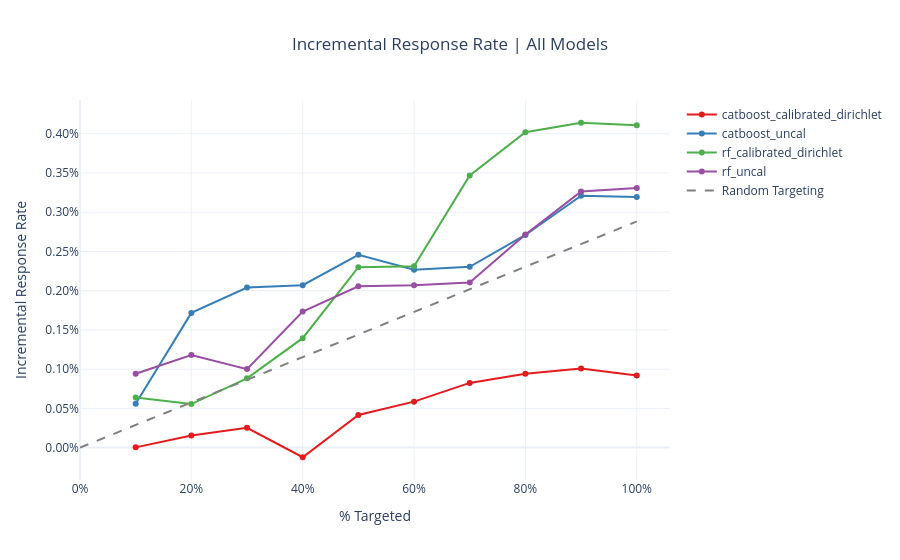

The cell this chart's notebook holds for it:
### Code cell
fig = plot_combined_incremental_response_rate(qini_bins_by_model)
fig.show()

### Figure 1 — Plotly figure (JSON) as saved in the notebook; plotly's stock layout.template omitted (floating-point values rounded to 4 significant figures)
{"data": [{"line": {"color": "rgb(228,26,28)"}, "mode": "lines+markers", "name": "catboost_calibrated_dirichlet", "type": "scatter", "x": [0.1, 0.2, 0.3, 0.4, 0.5, 0.6, 0.7, 0.8, 0.9, 1.0], "y": [3.282e-06, 0.0001542, 0.000252, -0.0001226, 0.0004153, 0.000586, 0.0008248, 0.0009407, 0.001007, 0.0009199]}, {"line": {"color": "rgb(55,126,184)"}, "mode": "lines+markers", "name": "catboost_uncal", "type": "scatter", "x": [0.1, 0.2, 0.3, 0.4, 0.5, 0.6, 0.7, 0.8, 0.9, 1.0], "y": [0.0005601, 0.001716, 0.00204, 0.002069, 0.002457, 0.002266, 0.002304, 0.00271, 0.00321, 0.003192]}, {"line": {"color": "rgb(77,175,74)"}, "mode": "lines+markers", "name": "rf_calibrated_dirichlet", "type": "scatter", "x": [0.1, 0.2, 0.3, 0.4, 0.5, 0.6, 0.7, 0.8, 0.9, 1.0], "y": [0.0006395, 0.0005547, 0.0008829, 0.001395, 0.002298, 0.002311, 0.003468, 0.004019, 0.004139, 0.004107]}, {"line": {"color": "rgb(152,78,163)"}, "mode": "lines+markers", "name": "rf_uncal", "type": "scatter", "x": [0.1, 0.2, 0.3, 0.4, 0.5, 0.6, 0.7, 0.8, 0.9, 1.0], "y": [0.0009409, 0.001179, 0.001, 0.001733, 0.002056, 0.002068, 0.002104, 0.002714, 0.003263, 0.003308]}, {"line": {"color": "grey", "dash": "dash"}, "mode": "lines", "name": "Random Targeting", "type": "scatter", "x": [0, 1], "y": [0, 0.002882]}], "layout": {"legend": {"title": {"text": ""}}, "title": {"text": "Incremental Response Rate | All Models", "x": 0.5}, "xaxis": {"tickformat": ".0%", "title": {"text": "% Targeted"}}, "yaxis": {"tickformat": ".2%", "title": {"text": "Incremental Response Rate"}}}}
